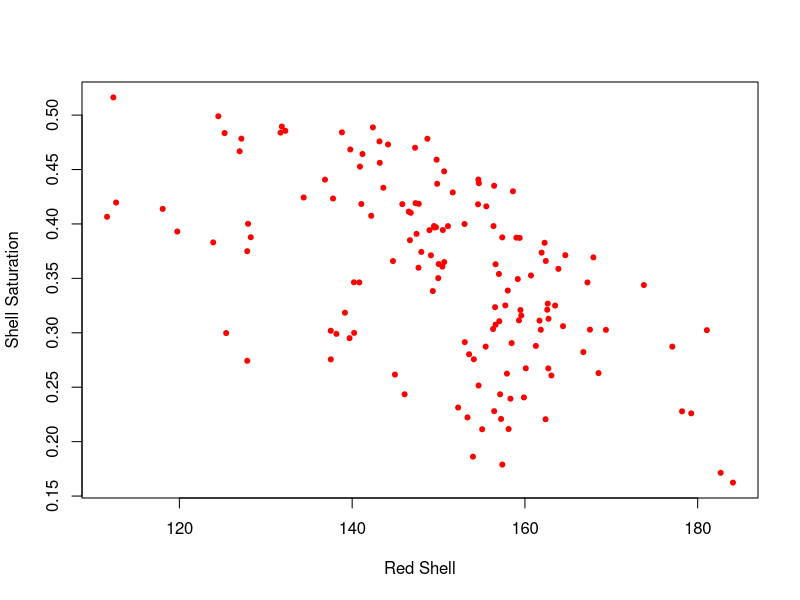
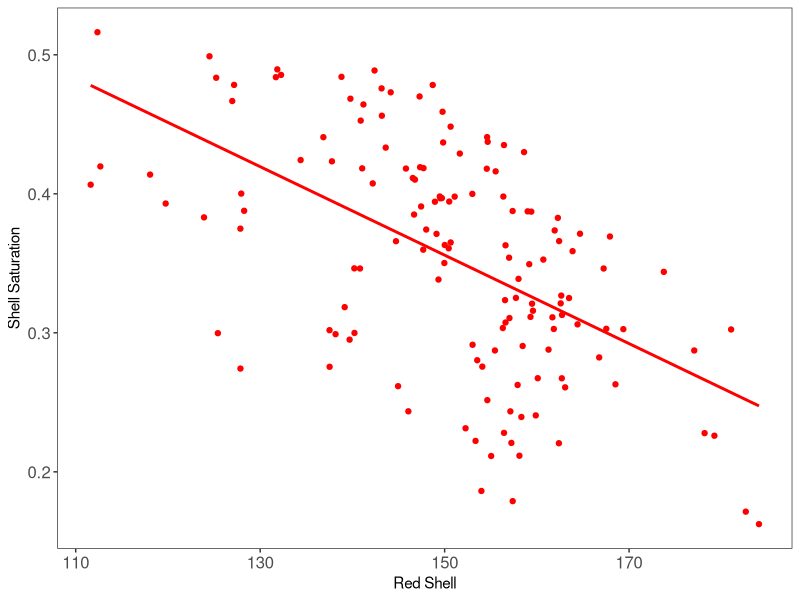
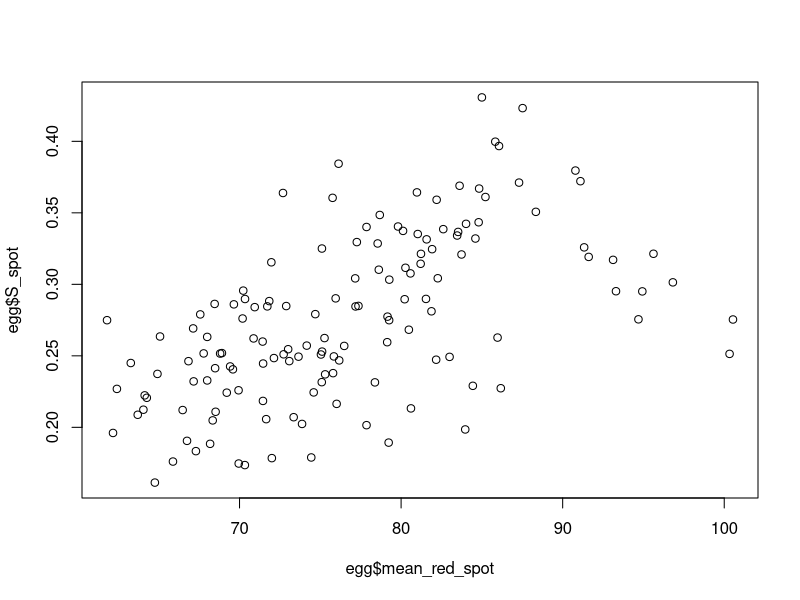
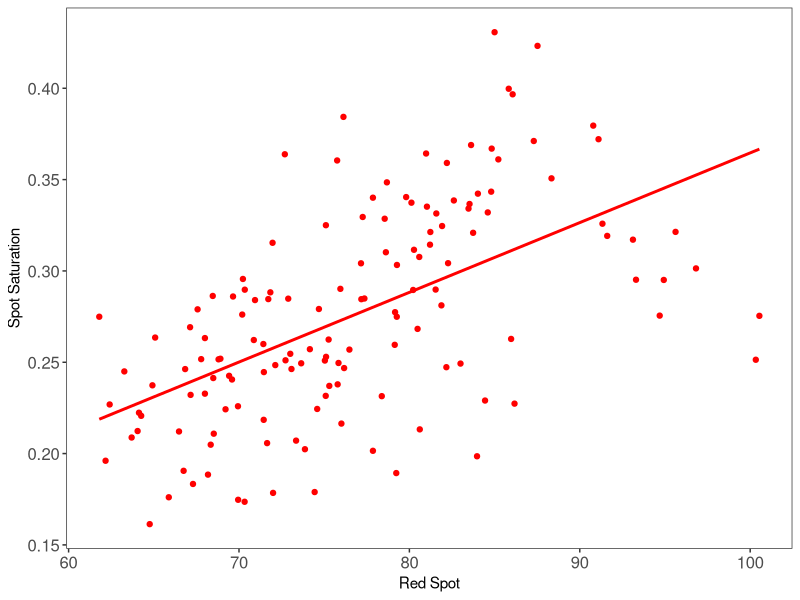
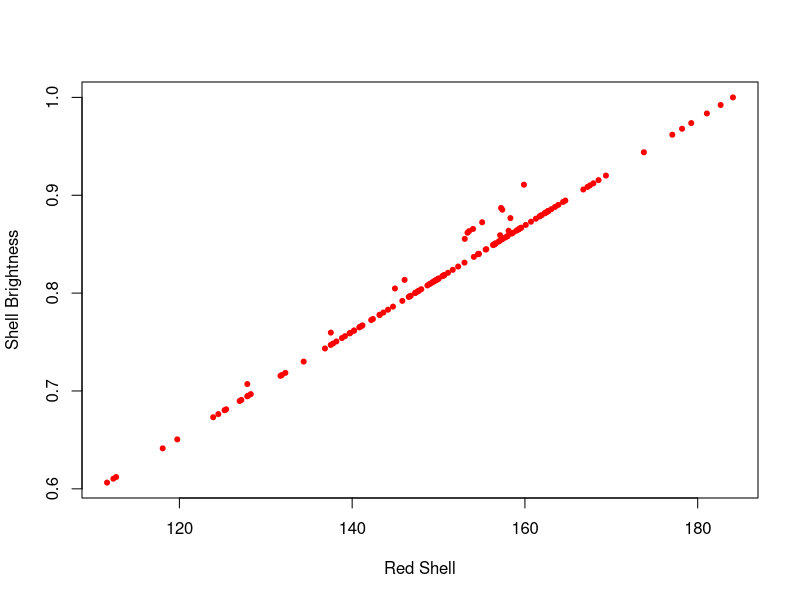
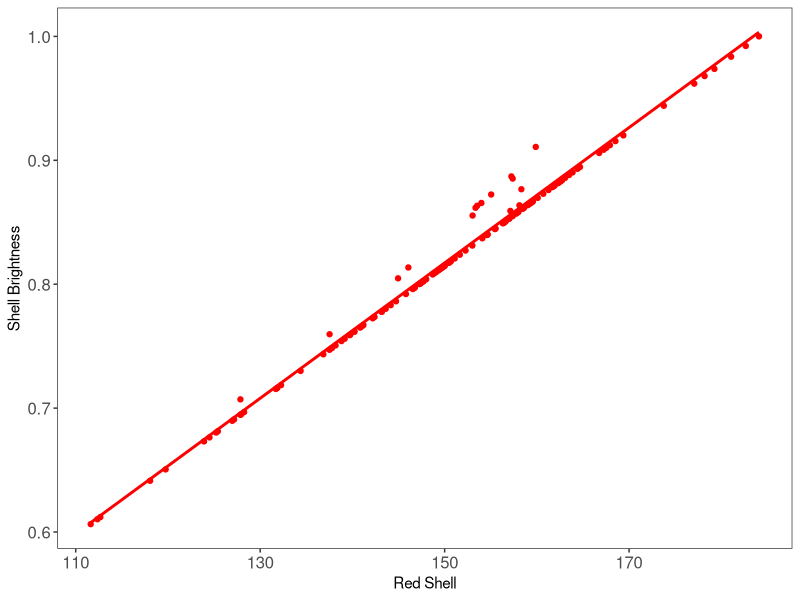
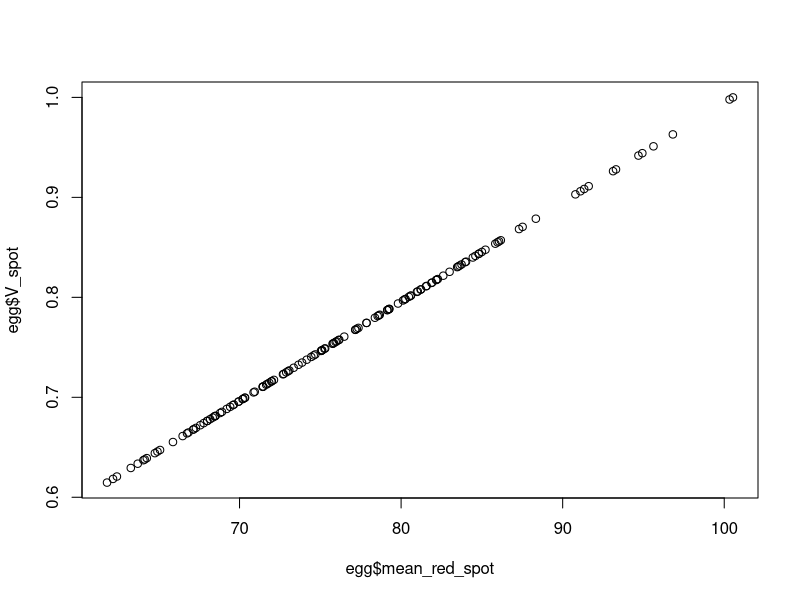
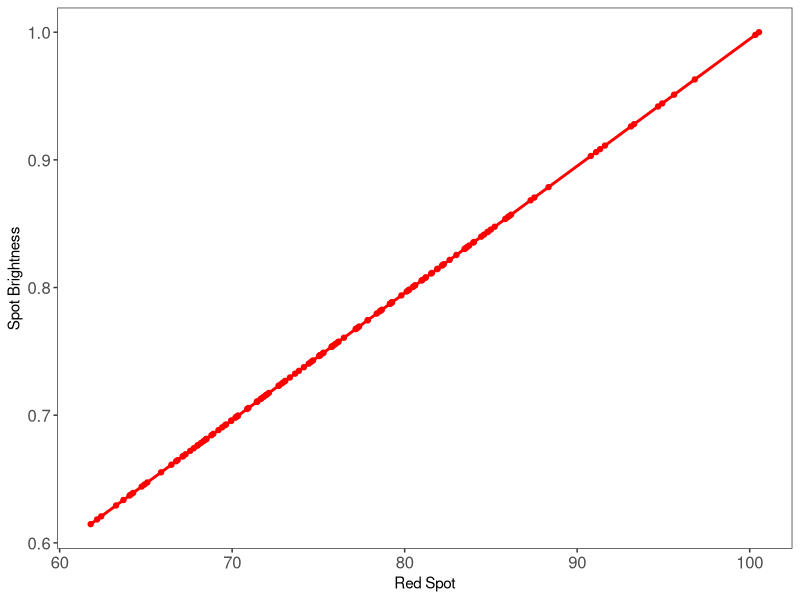

Write R code to recreate these figures, in order. (Note: this script raises an error after producing the figures.)
##Egg data exploration - correlation testing,PCAs
setwd("~/Jasmine uni/Imperial/Summer project/Jasmine/Eggs/Geolocator eggs")
egg<-read.csv("alleggsnew2019_hsv.csv")
egg2<-read.csv("pcafinalnestshell.csv")

##I want to check that HSV components are correlated with particular RGB components
##should be as derived from RGB values
##As my study is seeing if blue/green eggs are provisioned more by parents when hatched(sexual signalling hypothesis)
##and some studies use brightness instead/as well as blue/green values
##therefore I want to see if brightness and Blue/green (and red) are correlated
##a study also mentioned saturation can be correlated with RGB colours so I am also exploring this
##To do this, I will do simple correlation tests and plots to visualise data.


require(ggplot2)

##Red shell vs Saturation - does saturation correlate with red?
cor.test(egg$mean_red_shell, egg$S_shell)
RSS<-plot(egg$mean_red_shell, egg$S_shell, xlab = "Red Shell", ylab="Shell Saturation", pch=20, col="red")
##significantly negative correlation
??col
RSS<-ggplot() + 
  geom_point(data=egg, aes(x=mean_red_shell, y=S_shell), color="red")+
  geom_smooth(data=egg, method="lm", se = FALSE, aes(x=mean_red_shell, y=S_shell), color="red")+theme_bw()+
  theme(axis.text=element_text(size=12),panel.grid=element_blank())+
  labs(y="Shell Saturation", x = "Red Shell")
RSS

##Red spot vs saturation
cor.test(egg$mean_red_spot, egg$S_spot)
plot(egg$mean_red_spot, egg$S_spot)
##significantly positive correlation

RSPS<-ggplot() + 
  geom_point(data=egg, aes(x=mean_red_spot, y=S_spot), color="red")+
  geom_smooth(data=egg, method="lm", se = FALSE, aes(x=mean_red_spot, y=S_spot), color="red")+theme_bw()+
  theme(axis.text=element_text(size=12),panel.grid=element_blank())+
  labs(y="Spot Saturation", x = "Red Spot")
RSPS

##Red shell vs V (brightness)
cor.test(egg$mean_red_shell, egg$V_shell)
RSV<-plot(egg$mean_red_shell, egg$V_shell, xlab = "Red Shell", ylab="Shell Brightness", pch=20, col="red")
##Highly correlated! (0.99)

RSV<-ggplot() + 
  geom_point(data=egg, aes(x=mean_red_shell, y=V_shell), color="red")+
  geom_smooth(data=egg, method="lm", se = FALSE, aes(x=mean_red_shell, y=V_shell), color="red")+theme_bw()+
  theme(axis.text=element_text(size=12),panel.grid=element_blank())+
  labs(y="Shell Brightness", x = "Red Shell")
RSV

##Red spot vs V
cor.test(egg$mean_red_spot, egg$V_spot)
plot(egg$mean_red_spot, egg$V_spot)
##HIGHLY CORRELATION (CORR = 1)

RSPV<-ggplot() + 
  geom_point(data=egg, aes(x=mean_red_spot, y=V_spot), color="red")+
  geom_smooth(data=egg, method="lm", se = FALSE, aes(x=mean_red_spot, y=V_spot), color="red")+theme_bw()+
  theme(axis.text=element_text(size=12),panel.grid=element_blank())+
  labs(y="Spot Brightness", x = "Red Spot")
RSPV

##Blue shell vs saturation

cor.test(egg$mean_blue_shell, egg$S_shell)
BSS<-plot(egg$mean_blue_shell, egg$S_shell,xlab = "Blue Shell", ylab="Shell Saturation", pch=20, col="blue")
##highly correlated - negative

BSS<-ggplot() + 
  geom_point(data=egg, aes(x=mean_blue_shell, y=S_shell), color="blue")+
  geom_smooth(data=egg, method="lm", se = FALSE, aes(x=mean_blue_shell, y=S_shell), color="blue")+theme_bw()+
  theme(axis.text=element_text(size=12),panel.grid=element_blank())+
  labs(y="Shell Saturation", x = "Blue Shell")
BSS
##blue vs hue
BHS<-ggplot() + 
  geom_point(data=egg, aes(x=mean_blue_shell, y=H_shell), color="blue")+
  geom_smooth(data=egg, method="lm", se = FALSE, aes(x=mean_blue_shell, y=H_shell), color="blue")+theme_bw()+
  theme(axis.text=element_text(size=12),panel.grid=element_blank())+
  labs(y="Shell Hue", x = "Blue Shell")
BHS

cor.test(egg$mean_blue_shell, egg$H_shell)

##Blue spot vs saturation
cor.test(egg$mean_blue_spot, egg$S_spot)
plot(egg$mean_blue_spot, egg$S_spot)
##weak negative correlation.

BSPS<-ggplot() + 
  geom_point(data=egg, aes(x=mean_blue_spot, y=S_spot), color="blue")+
  geom_smooth(data=egg, method="lm", se = FALSE, aes(x=mean_blue_spot, y=S_spot), color="blue")+theme_bw()+
  theme(axis.text=element_text(size=12),panel.grid=element_blank())+
  labs(y="Spot Saturation", x = "Blue Spot")

BSPS

##Blue shell vs V
cor.test(egg$mean_blue_shell, egg$V_shell)
BSV<-plot(egg$mean_blue_shell, egg$V_shell, xlab = "Blue Shell", ylab="Shell Value", pch=20, col="blue")
##highly correlated (0.85)
##bluer eggs, higher V value, brighter
BSV<-ggplot() + 
  geom_point(data=egg, aes(x=mean_blue_shell, y=V_shell), color="blue")+
  geom_smooth(data=egg, method="lm", se = FALSE, aes(x=mean_blue_shell, y=V_shell), color="blue")+theme_bw()+
  theme(axis.text=element_text(size=12),panel.grid=element_blank())+
  labs(y="Shell Value", x = "Blue Shell")
BSV

##blue spot vs V
cor.test(egg$mean_blue_spot, egg$V_spot)
plot(egg$mean_blue_spot, egg$V_spot)
##still postively correlated, not as strong

BSPV<-ggplot() + 
  geom_point(data=egg, aes(x=mean_blue_spot, y=V_shell), color="blue")+
  geom_smooth(data=egg, method="lm", se = FALSE, aes(x=mean_blue_spot, y=V_shell), color="blue")+theme_bw()+
  theme(axis.text=element_text(size=12),panel.grid=element_blank())+
  labs(y="Spot Brightness", x = "Blue Spot")
BSPV

##Green shell vs saturation
cor.test(egg$mean_green_shell, egg$S_shell)
GSS<-plot(egg$mean_green_shell, egg$S_shell, xlab = "Green Shell", ylab="Shell Saturation", pch=20, col="green")
##highly negative correlation
GSS<-ggplot() + 
  geom_point(data=egg, aes(x=mean_green_shell, y=S_shell), color="green")+
  geom_smooth(data=egg, method="lm", se = FALSE, aes(x=mean_green_shell, y=S_shell), color="green")+theme_bw()+
  theme(axis.text=element_text(size=12),panel.grid=element_blank())+
  labs(y="Shell Saturation", x = "Green Shell")
GSS

##Green spot vs saturation
cor.test(egg$mean_green_spot, egg$S_spot)
##not signifcantly correlated

GSPS<-ggplot() + 
  geom_point(data=egg, aes(x=mean_green_spot, y=S_spot), color="green")+
 theme_bw()+
  theme(axis.text=element_text(size=12),panel.grid=element_blank())+
  labs(y="Spot Saturation", x = "Green Spot")
GSPS

##Green shell vs V
cor.test(egg$mean_green_shell, egg$V_shell)
##highly correlated
GSV<-plot(egg$mean_green_shell, egg$V_shell,  xlab = "Green Shell", ylab="Shell Brightness", pch=20, col="green")
GSV<-ggplot() + 
  geom_point(data=egg, aes(x=mean_green_shell, y=V_shell), color="green")+
  geom_smooth(data=egg, method="lm", se = FALSE, aes(x=mean_green_shell, y=V_shell), color="green")+theme_bw()+
  theme(axis.text=element_text(size=12),panel.grid=element_blank())+
  labs(y="Shell Brightness", x = "Green Shell")
GSV

##Green spot vs V
cor.test(egg$mean_green_spot, egg$V_spot)
##high correlation
plot(egg$mean_green_spot, egg$V_spot)

GSPV<-ggplot() + 
  geom_point(data=egg, aes(x=mean_green_spot, y=V_spot), color="green")+
  geom_smooth(data=egg, method="lm", se = FALSE, aes(x=mean_green_spot, y=V_spot), color="green")+theme_bw()+
  theme(axis.text=element_text(size=12),panel.grid=element_blank())+
  labs(y="Spot Brightness", x = "Green Spot")

GSPV

##Plot shell 
require(gridExtra)
shell<-grid.arrange(BSS, BHS, BSV)
shell<-grid.arrange( arrangeGrob(RSV, GSV, BSV, top="RGB Shell vs Value/Brightness"), arrangeGrob(RSS, GSS, BSS, top="RGB Shell vs Saturation"), ncol=2)

##Plot spot

spot<-grid.arrange( arrangeGrob(RSPV, GSPV, BSPV, top="RGB Spot vs Value/Brightness"), arrangeGrob(RSPS, GSPS, BSPS, top="RGB Spot vs Saturation"), ncol=2)




##Shell Saturation vs Value (v)
cor.test(egg$S_shell, egg$V_shell)
##negatively correlated -0.6
plot(egg$S_shell, egg$V_shell)
##higher saturation, lower brightness
SV<-ggplot() + 
  geom_point(data=egg, aes(x=S_shell, y=V_shell), color="black")+
  geom_smooth(data=egg, method="lm", se = FALSE, aes(x=S_shell, y=V_shell), color="black")+theme_bw()+
  theme(axis.text=element_text(size=12),panel.grid=element_blank())+
  labs(y="Shell Brightness", x = "Shell Saturation")
SV

##Spot saturation vs value
cor.test(egg$S_spot, egg$V_spot)
plot(egg$S_spot, egg$V_spot)
##significantly positive correlation

SPSV<-ggplot() + 
  geom_point(data=egg, aes(x=S_spot, y=V_spot), color="black")+
  geom_smooth(data=egg, method="lm", se = FALSE, aes(x=S_spot, y=V_spot), color="black")+theme_bw()+
  theme(axis.text=element_text(size=12),panel.grid=element_blank())+
  labs(y="Spot Brightness", x = "Spot Saturation")
SPSV

satvalue<-grid.arrange( arrangeGrob(SV, top="Shell Saturation vs Value/Brightness"), arrangeGrob(SPSV, top="Spot Saturation vs Value/Brightness"), ncol=2)


##so saturation seems to be negatively correlated with RGB values in both shell and spot
##brightness is positively correlated with RGB values in both shell and spot
##however, less so in spot, where Green was not signficantly correlated and correlations
##are generally weaker
##therefore, brightness and blue green may both be good measures to use
##potentially just blue/green as literature mentions that brightness is good for 
##cavity nesting birds, where light is low

##Now Principle component analysis to see whether to use RGB or HSV 
##most of the variation between eggs and therefore should be considered


library("FactoMineR")
res.pca <- PCA(egg2, graph = FALSE)
eig.val <- get_eigenvalue(res.pca) # eigen values
eig.val  
##here you can see that dim. 1 and 2 explain most of the variablilty in the data (92%)
fviz_eig(res.pca, addlabels = TRUE, ylim = c(0, 50))



var <- get_pca_var(res.pca) # graph with variables

var





fviz_pca_var(res.pca, col.var = "black")
